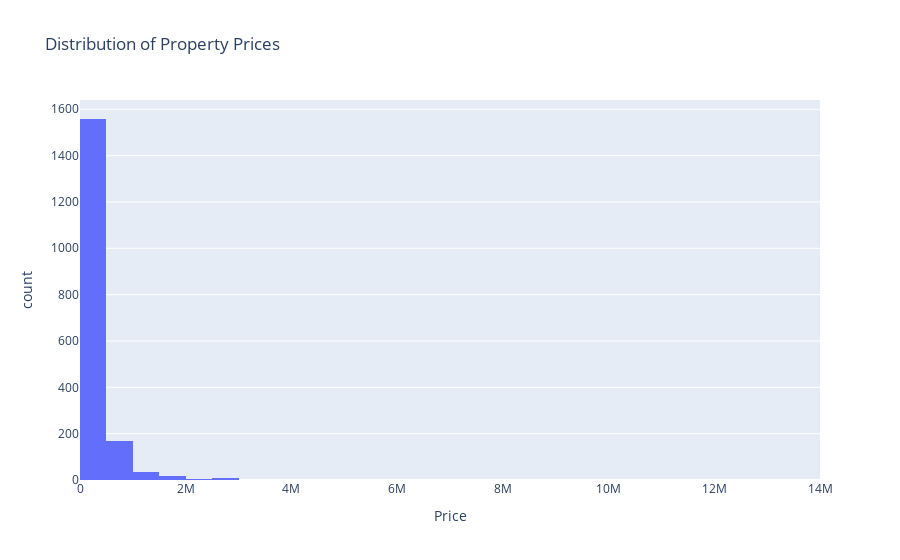

Source (notebook cell):
### Markdown cell above
## Visualization

### Code cell
import plotly.express as px
import nbformat


fig = px.histogram(
    filtered_df,
    x="Price",
    nbins=50,
    title="Distribution of Property Prices"
)
fig.show()


fig = px.histogram(
    filtered_df,
    x="price_per_sqm",
    nbins=50,
    title="Distribution of Property Prices"
)
fig.show()

### Figure 1 — Plotly figure (JSON) as saved in the notebook; plotly's stock layout.template omitted (floating-point values rounded to 4 significant figures; data arrays with more than 128 entries replaced by an {"elided": "..."} marker saying what was removed)
{"data": [{"bingroup": "x", "hovertemplate": "Price=%{x}<br>count=%{y}<extra></extra>", "legendgroup": "", "marker": {"color": "#636efa", "pattern": {"shape": ""}}, "name": "", "nbinsx": 50, "orientation": "v", "showlegend": false, "type": "histogram", "x": {"elided": "1832 float values"}, "xaxis": "x", "yaxis": "y"}], "layout": {"barmode": "relative", "legend": {"tracegroupgap": 0}, "title": {"text": "Distribution of Property Prices"}, "xaxis": {"anchor": "y", "domain": [0, 1], "title": {"text": "Price"}}, "yaxis": {"anchor": "x", "domain": [0, 1], "title": {"text": "count"}}}}
